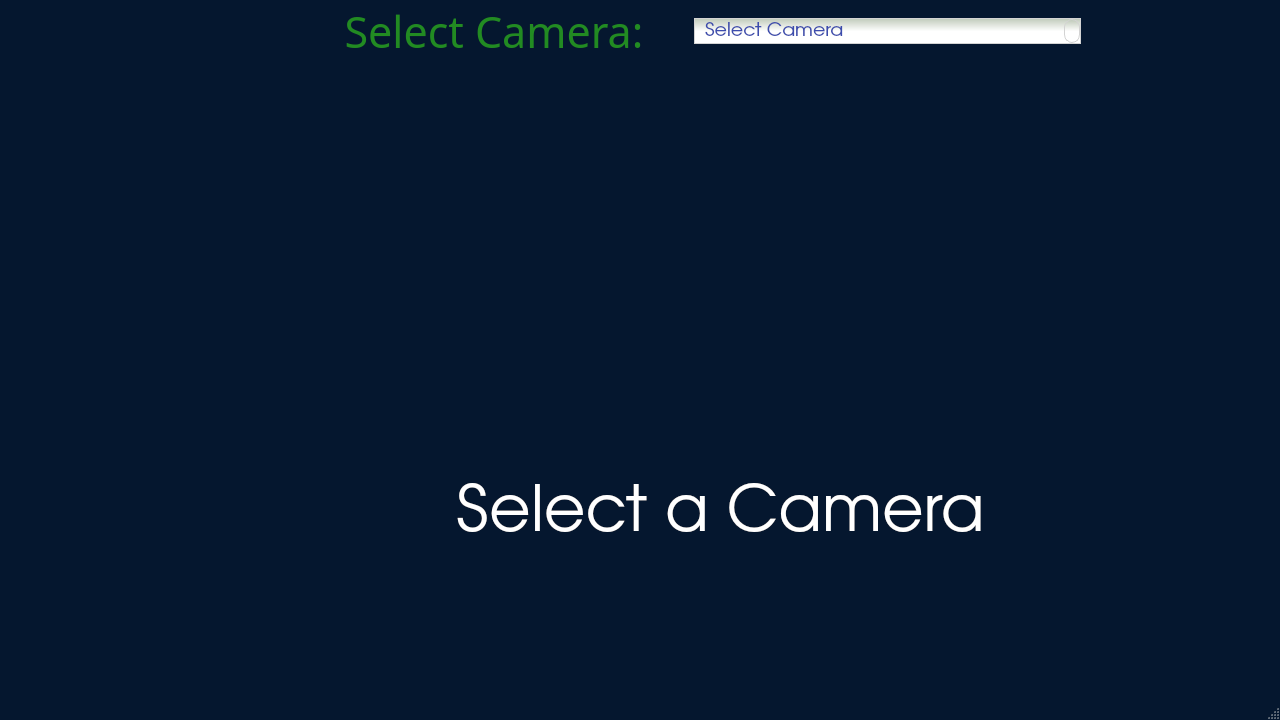
<?xml version="1.0" encoding="UTF-8"?>
<ui version="4.0">
 <class>MainMenu</class>
 <widget class="QMainWindow" name="MainMenu">
  <property name="geometry">
   <rect>
    <x>0</x>
    <y>0</y>
    <width>1280</width>
    <height>720</height>
   </rect>
  </property>
  <property name="windowTitle">
   <string>Face Mask Detector</string>
  </property>
  <property name="styleSheet">
   <string notr="true">QMainWindow 
{
background-color: rgb(5, 23, 47);
}</string>
  </property>
  <widget class="QWidget" name="centralwidget">
   <widget class="QLabel" name="image_label">
    <property name="geometry">
     <rect>
      <x>20</x>
      <y>120</y>
      <width>1401</width>
      <height>791</height>
     </rect>
    </property>
    <property name="font">
     <font>
      <family>URW Gothic L</family>
      <pointsize>48</pointsize>
      <weight>50</weight>
      <bold>false</bold>
     </font>
    </property>
    <property name="styleSheet">
     <string notr="true">color: rgb(255, 255, 255);</string>
    </property>
    <property name="text">
     <string>Select a Camera</string>
    </property>
    <property name="alignment">
     <set>Qt::AlignCenter</set>
    </property>
   </widget>
   <widget class="QPushButton" name="take_photo_button">
    <property name="geometry">
     <rect>
      <x>450</x>
      <y>930</y>
      <width>331</width>
      <height>61</height>
     </rect>
    </property>
    <property name="font">
     <font>
      <family>URW Gothic L</family>
      <pointsize>28</pointsize>
      <weight>7</weight>
      <italic>false</italic>
      <bold>false</bold>
     </font>
    </property>
    <property name="cursor">
     <cursorShape>PointingHandCursor</cursorShape>
    </property>
    <property name="styleSheet">
     <string notr="true">QPushButton{
font: 63 28pt &quot;URW Gothic L&quot;;
border:1px transparent;
border-radius: 20px;
color: #fff;
background-color: #228B22;
border: transparent
}

QPushButton:hover {
color: #fff;
background-color: #006400;
border: transparent
}

</string>
    </property>
    <property name="text">
     <string>Take Photo</string>
    </property>
   </widget>
   <widget class="QPushButton" name="start_menu_button">
    <property name="geometry">
     <rect>
      <x>840</x>
      <y>930</y>
      <width>331</width>
      <height>61</height>
     </rect>
    </property>
    <property name="font">
     <font>
      <family>URW Gothic L</family>
      <pointsize>24</pointsize>
      <weight>7</weight>
      <italic>false</italic>
      <bold>false</bold>
     </font>
    </property>
    <property name="cursor">
     <cursorShape>PointingHandCursor</cursorShape>
    </property>
    <property name="styleSheet">
     <string notr="true">QPushButton{
font: 63 24pt &quot;URW Gothic L&quot;;
border:1px transparent;
border-radius: 20px;
color: #fff;
background-color: #8B0000;
border: transparent
}

QPushButton:hover {
color: #fff;
background-color: rgb(121, 0, 0);
border: transparent
}

</string>
    </property>
    <property name="text">
     <string>Back To Start Menu</string>
    </property>
   </widget>
   <widget class="QLabel" name="camera_list_label">
    <property name="geometry">
     <rect>
      <x>1440</x>
      <y>60</y>
      <width>371</width>
      <height>51</height>
     </rect>
    </property>
    <property name="font">
     <font>
      <family>URW Gothic L</family>
      <pointsize>22</pointsize>
      <weight>7</weight>
      <italic>false</italic>
      <bold>false</bold>
     </font>
    </property>
    <property name="styleSheet">
     <string notr="true">border: transparent;
background-color: transparent;
color:#228B22;
font: 63 22pt &quot;URW Gothic L&quot;;</string>
    </property>
    <property name="text">
     <string>Camera Control Panel</string>
    </property>
    <property name="alignment">
     <set>Qt::AlignCenter</set>
    </property>
   </widget>
   <widget class="QLabel" name="photo_taken_notification">
    <property name="enabled">
     <bool>true</bool>
    </property>
    <property name="geometry">
     <rect>
      <x>20</x>
      <y>930</y>
      <width>381</width>
      <height>61</height>
     </rect>
    </property>
    <property name="font">
     <font>
      <family>URW Gothic L</family>
      <pointsize>24</pointsize>
      <weight>7</weight>
      <italic>false</italic>
      <bold>false</bold>
     </font>
    </property>
    <property name="layoutDirection">
     <enum>Qt::LeftToRight</enum>
    </property>
    <property name="styleSheet">
     <string notr="true">border: transparent;
background-color: transparent;
color: #DAA520;
font: 63 24pt &quot;URW Gothic L&quot;;</string>
    </property>
    <property name="text">
     <string/>
    </property>
    <property name="alignment">
     <set>Qt::AlignCenter</set>
    </property>
   </widget>
   <widget class="QTableWidget" name="camera_table">
    <property name="geometry">
     <rect>
      <x>1440</x>
      <y>120</y>
      <width>381</width>
      <height>871</height>
     </rect>
    </property>
    <property name="palette">
     <palette>
      <active>
       <colorrole role="WindowText">
        <brush brushstyle="SolidPattern">
         <color alpha="255">
          <red>210</red>
          <green>105</green>
          <blue>30</blue>
         </color>
        </brush>
       </colorrole>
       <colorrole role="Button">
        <brush brushstyle="SolidPattern">
         <color alpha="255">
          <red>20</red>
          <green>30</green>
          <blue>60</blue>
         </color>
        </brush>
       </colorrole>
       <colorrole role="Text">
        <brush brushstyle="SolidPattern">
         <color alpha="255">
          <red>210</red>
          <green>105</green>
          <blue>30</blue>
         </color>
        </brush>
       </colorrole>
       <colorrole role="ButtonText">
        <brush brushstyle="SolidPattern">
         <color alpha="255">
          <red>210</red>
          <green>105</green>
          <blue>30</blue>
         </color>
        </brush>
       </colorrole>
       <colorrole role="Base">
        <brush brushstyle="SolidPattern">
         <color alpha="255">
          <red>20</red>
          <green>30</green>
          <blue>60</blue>
         </color>
        </brush>
       </colorrole>
       <colorrole role="Window">
        <brush brushstyle="SolidPattern">
         <color alpha="255">
          <red>20</red>
          <green>30</green>
          <blue>60</blue>
         </color>
        </brush>
       </colorrole>
       <colorrole role="Highlight">
        <brush brushstyle="SolidPattern">
         <color alpha="255">
          <red>0</red>
          <green>0</green>
          <blue>255</blue>
         </color>
        </brush>
       </colorrole>
       <colorrole role="ToolTipText">
        <brush brushstyle="SolidPattern">
         <color alpha="255">
          <red>0</red>
          <green>209</green>
          <blue>0</blue>
         </color>
        </brush>
       </colorrole>
      </active>
      <inactive>
       <colorrole role="WindowText">
        <brush brushstyle="SolidPattern">
         <color alpha="255">
          <red>210</red>
          <green>105</green>
          <blue>30</blue>
         </color>
        </brush>
       </colorrole>
       <colorrole role="Button">
        <brush brushstyle="SolidPattern">
         <color alpha="255">
          <red>20</red>
          <green>30</green>
          <blue>60</blue>
         </color>
        </brush>
       </colorrole>
       <colorrole role="Text">
        <brush brushstyle="SolidPattern">
         <color alpha="255">
          <red>210</red>
          <green>105</green>
          <blue>30</blue>
         </color>
        </brush>
       </colorrole>
       <colorrole role="ButtonText">
        <brush brushstyle="SolidPattern">
         <color alpha="255">
          <red>210</red>
          <green>105</green>
          <blue>30</blue>
         </color>
        </brush>
       </colorrole>
       <colorrole role="Base">
        <brush brushstyle="SolidPattern">
         <color alpha="255">
          <red>20</red>
          <green>30</green>
          <blue>60</blue>
         </color>
        </brush>
       </colorrole>
       <colorrole role="Window">
        <brush brushstyle="SolidPattern">
         <color alpha="255">
          <red>20</red>
          <green>30</green>
          <blue>60</blue>
         </color>
        </brush>
       </colorrole>
       <colorrole role="Highlight">
        <brush brushstyle="SolidPattern">
         <color alpha="255">
          <red>0</red>
          <green>0</green>
          <blue>255</blue>
         </color>
        </brush>
       </colorrole>
       <colorrole role="ToolTipText">
        <brush brushstyle="SolidPattern">
         <color alpha="255">
          <red>0</red>
          <green>209</green>
          <blue>0</blue>
         </color>
        </brush>
       </colorrole>
      </inactive>
      <disabled>
       <colorrole role="WindowText">
        <brush brushstyle="SolidPattern">
         <color alpha="255">
          <red>210</red>
          <green>105</green>
          <blue>30</blue>
         </color>
        </brush>
       </colorrole>
       <colorrole role="Button">
        <brush brushstyle="SolidPattern">
         <color alpha="255">
          <red>20</red>
          <green>30</green>
          <blue>60</blue>
         </color>
        </brush>
       </colorrole>
       <colorrole role="Text">
        <brush brushstyle="SolidPattern">
         <color alpha="255">
          <red>210</red>
          <green>105</green>
          <blue>30</blue>
         </color>
        </brush>
       </colorrole>
       <colorrole role="ButtonText">
        <brush brushstyle="SolidPattern">
         <color alpha="255">
          <red>210</red>
          <green>105</green>
          <blue>30</blue>
         </color>
        </brush>
       </colorrole>
       <colorrole role="Base">
        <brush brushstyle="SolidPattern">
         <color alpha="255">
          <red>20</red>
          <green>30</green>
          <blue>60</blue>
         </color>
        </brush>
       </colorrole>
       <colorrole role="Window">
        <brush brushstyle="SolidPattern">
         <color alpha="255">
          <red>20</red>
          <green>30</green>
          <blue>60</blue>
         </color>
        </brush>
       </colorrole>
       <colorrole role="Highlight">
        <brush brushstyle="SolidPattern">
         <color alpha="255">
          <red>0</red>
          <green>0</green>
          <blue>255</blue>
         </color>
        </brush>
       </colorrole>
       <colorrole role="ToolTipText">
        <brush brushstyle="SolidPattern">
         <color alpha="255">
          <red>0</red>
          <green>209</green>
          <blue>0</blue>
         </color>
        </brush>
       </colorrole>
      </disabled>
     </palette>
    </property>
    <property name="font">
     <font>
      <family>Gill Sans MT</family>
      <pointsize>14</pointsize>
      <weight>75</weight>
      <bold>true</bold>
     </font>
    </property>
    <property name="cursor" stdset="0">
     <cursorShape>PointingHandCursor</cursorShape>
    </property>
    <property name="focusPolicy">
     <enum>Qt::StrongFocus</enum>
    </property>
    <property name="contextMenuPolicy">
     <enum>Qt::NoContextMenu</enum>
    </property>
    <property name="autoFillBackground">
     <bool>false</bool>
    </property>
    <property name="styleSheet">
     <string notr="true">QTableWidget {
color:#D2691E;
gridline-color: rgb(0, 170, 0);
background-color: rgb(20, 30, 60);
hover {background-color: #1E90FF;}
}

QHeaderView::section { 
border-bottom: 1px solid green;
gridline-color: rgb(0, 170, 0);
background-color: rgb(6, 34, 50);
 }
</string>
    </property>
    <property name="frameShape">
     <enum>QFrame::Box</enum>
    </property>
    <property name="frameShadow">
     <enum>QFrame::Plain</enum>
    </property>
    <property name="lineWidth">
     <number>1</number>
    </property>
    <property name="midLineWidth">
     <number>1</number>
    </property>
    <property name="horizontalScrollBarPolicy">
     <enum>Qt::ScrollBarAsNeeded</enum>
    </property>
    <property name="sizeAdjustPolicy">
     <enum>QAbstractScrollArea::AdjustToContents</enum>
    </property>
    <property name="autoScrollMargin">
     <number>20</number>
    </property>
    <property name="editTriggers">
     <set>QAbstractItemView::NoEditTriggers</set>
    </property>
    <property name="dragDropOverwriteMode">
     <bool>false</bool>
    </property>
    <property name="selectionMode">
     <enum>QAbstractItemView::NoSelection</enum>
    </property>
    <property name="selectionBehavior">
     <enum>QAbstractItemView::SelectRows</enum>
    </property>
    <property name="cornerButtonEnabled">
     <bool>false</bool>
    </property>
    <property name="rowCount">
     <number>0</number>
    </property>
    <attribute name="horizontalHeaderCascadingSectionResizes">
     <bool>false</bool>
    </attribute>
    <attribute name="horizontalHeaderDefaultSectionSize">
     <number>180</number>
    </attribute>
    <attribute name="horizontalHeaderHighlightSections">
     <bool>true</bool>
    </attribute>
    <attribute name="horizontalHeaderMinimumSectionSize">
     <number>40</number>
    </attribute>
    <attribute name="horizontalHeaderStretchLastSection">
     <bool>true</bool>
    </attribute>
    <attribute name="verticalHeaderVisible">
     <bool>false</bool>
    </attribute>
    <attribute name="verticalHeaderDefaultSectionSize">
     <number>40</number>
    </attribute>
    <attribute name="verticalHeaderMinimumSectionSize">
     <number>30</number>
    </attribute>
    <attribute name="verticalHeaderStretchLastSection">
     <bool>false</bool>
    </attribute>
    <column>
     <property name="text">
      <string>Camera</string>
     </property>
     <property name="font">
      <font>
       <family>Gill Sans MT</family>
       <pointsize>20</pointsize>
       <weight>75</weight>
       <bold>true</bold>
       <kerning>true</kerning>
      </font>
     </property>
     <property name="textAlignment">
      <set>AlignCenter</set>
     </property>
     <property name="background">
      <color>
       <red>6</red>
       <green>34</green>
       <blue>67</blue>
      </color>
     </property>
     <property name="foreground">
      <brush brushstyle="SolidPattern">
       <color alpha="255">
        <red>20</red>
        <green>140</green>
        <blue>10</blue>
       </color>
      </brush>
     </property>
    </column>
    <column>
     <property name="text">
      <string>Status</string>
     </property>
     <property name="font">
      <font>
       <family>Gill Sans MT</family>
       <pointsize>20</pointsize>
       <weight>75</weight>
       <bold>true</bold>
      </font>
     </property>
     <property name="textAlignment">
      <set>AlignCenter</set>
     </property>
     <property name="background">
      <color>
       <red>6</red>
       <green>34</green>
       <blue>68</blue>
      </color>
     </property>
     <property name="foreground">
      <brush brushstyle="SolidPattern">
       <color alpha="255">
        <red>20</red>
        <green>140</green>
        <blue>10</blue>
       </color>
      </brush>
     </property>
    </column>
   </widget>
   <widget class="QLabel" name="mask_count_label">
    <property name="enabled">
     <bool>true</bool>
    </property>
    <property name="geometry">
     <rect>
      <x>130</x>
      <y>70</y>
      <width>401</width>
      <height>51</height>
     </rect>
    </property>
    <property name="font">
     <font>
      <family>URW Gothic L</family>
      <pointsize>24</pointsize>
      <weight>7</weight>
      <italic>false</italic>
      <bold>false</bold>
     </font>
    </property>
    <property name="layoutDirection">
     <enum>Qt::LeftToRight</enum>
    </property>
    <property name="styleSheet">
     <string notr="true">border: transparent;
background-color: transparent;
color: rgb(255, 255, 255);
font: 63 24pt &quot;URW Gothic L&quot;;</string>
    </property>
    <property name="text">
     <string/>
    </property>
    <property name="alignment">
     <set>Qt::AlignLeading|Qt::AlignLeft|Qt::AlignVCenter</set>
    </property>
    <property name="indent">
     <number>10</number>
    </property>
   </widget>
   <widget class="QLabel" name="no_mask_count_label">
    <property name="enabled">
     <bool>true</bool>
    </property>
    <property name="geometry">
     <rect>
      <x>530</x>
      <y>70</y>
      <width>431</width>
      <height>51</height>
     </rect>
    </property>
    <property name="font">
     <font>
      <family>URW Gothic L</family>
      <pointsize>24</pointsize>
      <weight>7</weight>
      <italic>false</italic>
      <bold>false</bold>
     </font>
    </property>
    <property name="layoutDirection">
     <enum>Qt::LeftToRight</enum>
    </property>
    <property name="styleSheet">
     <string notr="true">border: transparent;
background-color: transparent;
color: rgb(255, 255, 255);
font: 63 24pt &quot;URW Gothic L&quot;;</string>
    </property>
    <property name="text">
     <string/>
    </property>
    <property name="alignment">
     <set>Qt::AlignLeading|Qt::AlignLeft|Qt::AlignVCenter</set>
    </property>
    <property name="indent">
     <number>10</number>
    </property>
   </widget>
   <widget class="QLabel" name="status_label">
    <property name="enabled">
     <bool>true</bool>
    </property>
    <property name="geometry">
     <rect>
      <x>1000</x>
      <y>70</y>
      <width>141</width>
      <height>51</height>
     </rect>
    </property>
    <property name="font">
     <font>
      <family>URW Gothic L</family>
      <pointsize>24</pointsize>
      <weight>7</weight>
      <italic>false</italic>
      <bold>false</bold>
     </font>
    </property>
    <property name="layoutDirection">
     <enum>Qt::LeftToRight</enum>
    </property>
    <property name="styleSheet">
     <string notr="true">border: transparent;
background-color: transparent;
color: rgb(255, 255, 255);
font: 63 24pt &quot;URW Gothic L&quot;;</string>
    </property>
    <property name="text">
     <string/>
    </property>
    <property name="alignment">
     <set>Qt::AlignCenter</set>
    </property>
    <property name="indent">
     <number>10</number>
    </property>
   </widget>
   <widget class="QLabel" name="status_type_label">
    <property name="enabled">
     <bool>true</bool>
    </property>
    <property name="geometry">
     <rect>
      <x>1150</x>
      <y>70</y>
      <width>271</width>
      <height>51</height>
     </rect>
    </property>
    <property name="font">
     <font>
      <family>URW Gothic L</family>
      <pointsize>24</pointsize>
      <weight>7</weight>
      <italic>false</italic>
      <bold>false</bold>
     </font>
    </property>
    <property name="layoutDirection">
     <enum>Qt::LeftToRight</enum>
    </property>
    <property name="styleSheet">
     <string notr="true">border: transparent;
background-color: transparent;
font: 63 24pt &quot;URW Gothic L&quot;;</string>
    </property>
    <property name="text">
     <string/>
    </property>
    <property name="alignment">
     <set>Qt::AlignLeading|Qt::AlignLeft|Qt::AlignVCenter</set>
    </property>
    <property name="indent">
     <number>10</number>
    </property>
   </widget>
   <widget class="QWidget" name="horizontalLayoutWidget_2">
    <property name="geometry">
     <rect>
      <x>300</x>
      <y>0</y>
      <width>781</width>
      <height>62</height>
     </rect>
    </property>
    <layout class="QHBoxLayout" name="horizontalLayout">
     <item>
      <widget class="QLabel" name="camera_select_label">
       <property name="font">
        <font>
         <family>Gill Sans MT</family>
         <pointsize>32</pointsize>
         <weight>50</weight>
         <italic>false</italic>
         <bold>false</bold>
        </font>
       </property>
       <property name="layoutDirection">
        <enum>Qt::LeftToRight</enum>
       </property>
       <property name="styleSheet">
        <string notr="true">border: transparent;
background-color: transparent;
color: #228B22;
font: 32pt &quot;Gill Sans MT&quot;;</string>
       </property>
       <property name="text">
        <string>Select Camera:    </string>
       </property>
       <property name="alignment">
        <set>Qt::AlignRight|Qt::AlignTrailing|Qt::AlignVCenter</set>
       </property>
      </widget>
     </item>
     <item>
      <widget class="QComboBox" name="camera_select">
       <property name="sizePolicy">
        <sizepolicy hsizetype="Preferred" vsizetype="Fixed">
         <horstretch>0</horstretch>
         <verstretch>0</verstretch>
        </sizepolicy>
       </property>
       <property name="palette">
        <palette>
         <active>
          <colorrole role="WindowText">
           <brush brushstyle="SolidPattern">
            <color alpha="255">
             <red>60</red>
             <green>76</green>
             <blue>173</blue>
            </color>
           </brush>
          </colorrole>
          <colorrole role="Button">
           <brush brushstyle="LinearGradientPattern">
            <gradient startx="0.503000000000000" starty="0.000000000000000" endx="0.503000000000000" endy="1.000000000000000" type="LinearGradient" spread="PadSpread" coordinatemode="ObjectBoundingMode">
             <gradientstop position="0.000000000000000">
              <color alpha="255">
               <red>190</red>
               <green>201</green>
               <blue>184</blue>
              </color>
             </gradientstop>
             <gradientstop position="0.511364000000000">
              <color alpha="255">
               <red>255</red>
               <green>255</green>
               <blue>255</blue>
              </color>
             </gradientstop>
            </gradient>
           </brush>
          </colorrole>
          <colorrole role="Text">
           <brush brushstyle="SolidPattern">
            <color alpha="255">
             <red>60</red>
             <green>76</green>
             <blue>173</blue>
            </color>
           </brush>
          </colorrole>
          <colorrole role="ButtonText">
           <brush brushstyle="SolidPattern">
            <color alpha="255">
             <red>60</red>
             <green>76</green>
             <blue>173</blue>
            </color>
           </brush>
          </colorrole>
          <colorrole role="Base">
           <brush brushstyle="LinearGradientPattern">
            <gradient startx="0.503000000000000" starty="0.000000000000000" endx="0.503000000000000" endy="1.000000000000000" type="LinearGradient" spread="PadSpread" coordinatemode="ObjectBoundingMode">
             <gradientstop position="0.000000000000000">
              <color alpha="255">
               <red>190</red>
               <green>201</green>
               <blue>184</blue>
              </color>
             </gradientstop>
             <gradientstop position="0.511364000000000">
              <color alpha="255">
               <red>255</red>
               <green>255</green>
               <blue>255</blue>
              </color>
             </gradientstop>
            </gradient>
           </brush>
          </colorrole>
          <colorrole role="Window">
           <brush brushstyle="LinearGradientPattern">
            <gradient startx="0.503000000000000" starty="0.000000000000000" endx="0.503000000000000" endy="1.000000000000000" type="LinearGradient" spread="PadSpread" coordinatemode="ObjectBoundingMode">
             <gradientstop position="0.000000000000000">
              <color alpha="255">
               <red>190</red>
               <green>201</green>
               <blue>184</blue>
              </color>
             </gradientstop>
             <gradientstop position="0.511364000000000">
              <color alpha="255">
               <red>255</red>
               <green>255</green>
               <blue>255</blue>
              </color>
             </gradientstop>
            </gradient>
           </brush>
          </colorrole>
          <colorrole role="Highlight">
           <brush brushstyle="SolidPattern">
            <color alpha="255">
             <red>255</red>
             <green>0</green>
             <blue>0</blue>
            </color>
           </brush>
          </colorrole>
          <colorrole role="HighlightedText">
           <brush brushstyle="SolidPattern">
            <color alpha="255">
             <red>255</red>
             <green>255</green>
             <blue>255</blue>
            </color>
           </brush>
          </colorrole>
         </active>
         <inactive>
          <colorrole role="WindowText">
           <brush brushstyle="SolidPattern">
            <color alpha="255">
             <red>60</red>
             <green>76</green>
             <blue>173</blue>
            </color>
           </brush>
          </colorrole>
          <colorrole role="Button">
           <brush brushstyle="LinearGradientPattern">
            <gradient startx="0.503000000000000" starty="0.000000000000000" endx="0.503000000000000" endy="1.000000000000000" type="LinearGradient" spread="PadSpread" coordinatemode="ObjectBoundingMode">
             <gradientstop position="0.000000000000000">
              <color alpha="255">
               <red>190</red>
               <green>201</green>
               <blue>184</blue>
              </color>
             </gradientstop>
             <gradientstop position="0.511364000000000">
              <color alpha="255">
               <red>255</red>
               <green>255</green>
               <blue>255</blue>
              </color>
             </gradientstop>
            </gradient>
           </brush>
          </colorrole>
          <colorrole role="Text">
           <brush brushstyle="SolidPattern">
            <color alpha="255">
             <red>60</red>
             <green>76</green>
             <blue>173</blue>
            </color>
           </brush>
          </colorrole>
          <colorrole role="ButtonText">
           <brush brushstyle="SolidPattern">
            <color alpha="255">
             <red>60</red>
             <green>76</green>
             <blue>173</blue>
            </color>
           </brush>
          </colorrole>
          <colorrole role="Base">
           <brush brushstyle="LinearGradientPattern">
            <gradient startx="0.503000000000000" starty="0.000000000000000" endx="0.503000000000000" endy="1.000000000000000" type="LinearGradient" spread="PadSpread" coordinatemode="ObjectBoundingMode">
             <gradientstop position="0.000000000000000">
              <color alpha="255">
               <red>190</red>
               <green>201</green>
               <blue>184</blue>
              </color>
             </gradientstop>
             <gradientstop position="0.511364000000000">
              <color alpha="255">
               <red>255</red>
               <green>255</green>
               <blue>255</blue>
              </color>
             </gradientstop>
            </gradient>
           </brush>
          </colorrole>
          <colorrole role="Window">
           <brush brushstyle="LinearGradientPattern">
            <gradient startx="0.503000000000000" starty="0.000000000000000" endx="0.503000000000000" endy="1.000000000000000" type="LinearGradient" spread="PadSpread" coordinatemode="ObjectBoundingMode">
             <gradientstop position="0.000000000000000">
              <color alpha="255">
               <red>190</red>
               <green>201</green>
               <blue>184</blue>
              </color>
             </gradientstop>
             <gradientstop position="0.511364000000000">
              <color alpha="255">
               <red>255</red>
               <green>255</green>
               <blue>255</blue>
              </color>
             </gradientstop>
            </gradient>
           </brush>
          </colorrole>
          <colorrole role="Highlight">
           <brush brushstyle="SolidPattern">
            <color alpha="255">
             <red>255</red>
             <green>0</green>
             <blue>0</blue>
            </color>
           </brush>
          </colorrole>
          <colorrole role="HighlightedText">
           <brush brushstyle="SolidPattern">
            <color alpha="255">
             <red>255</red>
             <green>255</green>
             <blue>255</blue>
            </color>
           </brush>
          </colorrole>
         </inactive>
         <disabled>
          <colorrole role="WindowText">
           <brush brushstyle="SolidPattern">
            <color alpha="255">
             <red>60</red>
             <green>76</green>
             <blue>173</blue>
            </color>
           </brush>
          </colorrole>
          <colorrole role="Button">
           <brush brushstyle="LinearGradientPattern">
            <gradient startx="0.503000000000000" starty="0.000000000000000" endx="0.503000000000000" endy="1.000000000000000" type="LinearGradient" spread="PadSpread" coordinatemode="ObjectBoundingMode">
             <gradientstop position="0.000000000000000">
              <color alpha="255">
               <red>190</red>
               <green>201</green>
               <blue>184</blue>
              </color>
             </gradientstop>
             <gradientstop position="0.511364000000000">
              <color alpha="255">
               <red>255</red>
               <green>255</green>
               <blue>255</blue>
              </color>
             </gradientstop>
            </gradient>
           </brush>
          </colorrole>
          <colorrole role="Text">
           <brush brushstyle="SolidPattern">
            <color alpha="255">
             <red>60</red>
             <green>76</green>
             <blue>173</blue>
            </color>
           </brush>
          </colorrole>
          <colorrole role="ButtonText">
           <brush brushstyle="SolidPattern">
            <color alpha="255">
             <red>60</red>
             <green>76</green>
             <blue>173</blue>
            </color>
           </brush>
          </colorrole>
          <colorrole role="Base">
           <brush brushstyle="LinearGradientPattern">
            <gradient startx="0.503000000000000" starty="0.000000000000000" endx="0.503000000000000" endy="1.000000000000000" type="LinearGradient" spread="PadSpread" coordinatemode="ObjectBoundingMode">
             <gradientstop position="0.000000000000000">
              <color alpha="255">
               <red>190</red>
               <green>201</green>
               <blue>184</blue>
              </color>
             </gradientstop>
             <gradientstop position="0.511364000000000">
              <color alpha="255">
               <red>255</red>
               <green>255</green>
               <blue>255</blue>
              </color>
             </gradientstop>
            </gradient>
           </brush>
          </colorrole>
          <colorrole role="Window">
           <brush brushstyle="LinearGradientPattern">
            <gradient startx="0.503000000000000" starty="0.000000000000000" endx="0.503000000000000" endy="1.000000000000000" type="LinearGradient" spread="PadSpread" coordinatemode="ObjectBoundingMode">
             <gradientstop position="0.000000000000000">
              <color alpha="255">
               <red>190</red>
               <green>201</green>
               <blue>184</blue>
              </color>
             </gradientstop>
             <gradientstop position="0.511364000000000">
              <color alpha="255">
               <red>255</red>
               <green>255</green>
               <blue>255</blue>
              </color>
             </gradientstop>
            </gradient>
           </brush>
          </colorrole>
          <colorrole role="Highlight">
           <brush brushstyle="SolidPattern">
            <color alpha="255">
             <red>255</red>
             <green>0</green>
             <blue>0</blue>
            </color>
           </brush>
          </colorrole>
          <colorrole role="HighlightedText">
           <brush brushstyle="SolidPattern">
            <color alpha="255">
             <red>255</red>
             <green>255</green>
             <blue>255</blue>
            </color>
           </brush>
          </colorrole>
         </disabled>
        </palette>
       </property>
       <property name="font">
        <font>
         <family>URW Gothic L</family>
         <pointsize>14</pointsize>
         <weight>50</weight>
         <italic>false</italic>
         <bold>false</bold>
        </font>
       </property>
       <property name="cursor">
        <cursorShape>PointingHandCursor</cursorShape>
       </property>
       <property name="contextMenuPolicy">
        <enum>Qt::DefaultContextMenu</enum>
       </property>
       <property name="styleSheet">
        <string notr="true">QComboBox
{
font: 14pt &quot;URW Gothic L&quot;;
color: #3C4CAD;
border: 1px solid #D3D3D3;
background-color: qlineargradient(spread:pad, x1:0.503, y1:0, x2:0.503, y2:1, stop:0 rgba(190, 201, 184, 255), stop:0.511364 rgba(255, 255, 255, 255));
selection-color: rgb(255, 255, 255);
	selection-background-color: rgb(255, 0, 0);
border-radius: 16px;
padding: 1px 15px 1px 10px;
min-width: 6em;
}

QComboBox:on
{
background-color: qlineargradient(spread:pad, x1:0.52, y1:0, x2:0.503, y2:1, stop:0 rgba(143, 198, 118, 255), stop:0.511364 rgba(255, 255, 255, 255));
}

QComboBox::drop-down {
border: 1px solid #D3D3D3;
border-radius: 8px;
color: rgb(255, 255, 255);
background-color: qlineargradient(spread:pad, x1:0.503, y1:0, x2:0.503, y2:1, stop:0 rgba(190, 201, 184, 255), stop:0.511364 rgba(255, 255, 255, 255));
padding: 1px 15px 1px 10px;
}

QComboBox::down-arrow
{
padding: 10px 10px 5px 5px;
 }

QComboBox::down-arrow:on 
{
    top: 1px;
    left: 1px;
}

QComboBox QListView
{
	color: rgb(255, 255, 255);
}
</string>
       </property>
       <property name="currentText">
        <string/>
       </property>
       <property name="maxVisibleItems">
        <number>15</number>
       </property>
       <property name="sizeAdjustPolicy">
        <enum>QComboBox::AdjustToContentsOnFirstShow</enum>
       </property>
       <property name="placeholderText" stdset="0">
        <string>Select Camera</string>
       </property>
      </widget>
     </item>
    </layout>
   </widget>
  </widget>
  <widget class="QMenuBar" name="menubar">
   <property name="geometry">
    <rect>
     <x>0</x>
     <y>0</y>
     <width>1880</width>
     <height>22</height>
    </rect>
   </property>
  </widget>
  <widget class="QStatusBar" name="statusbar"/>
 </widget>
 <resources/>
 <connections/>
</ui>
